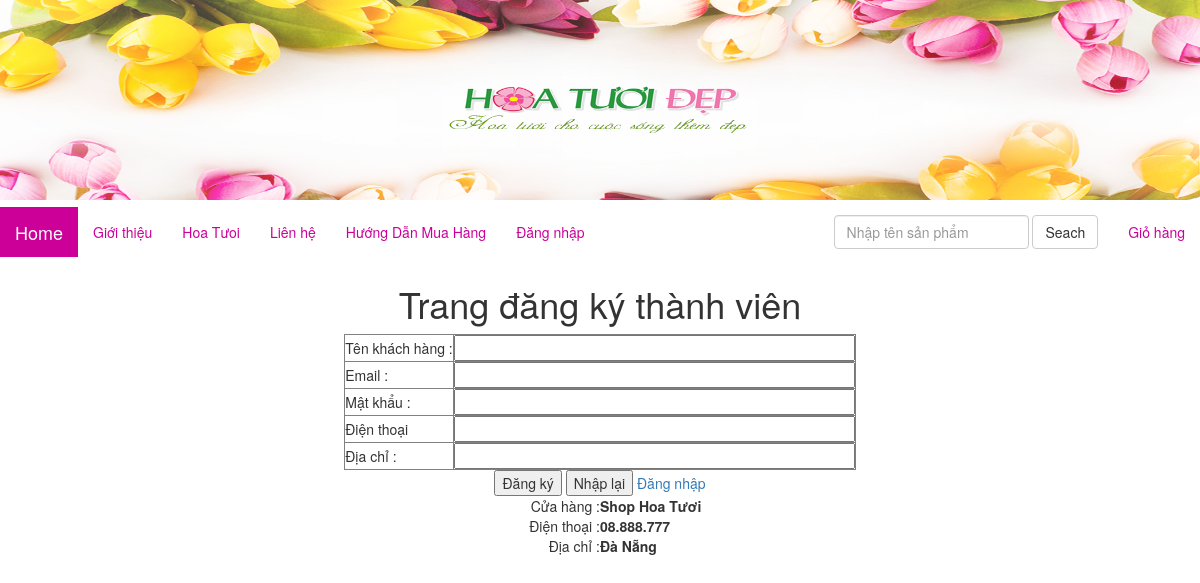
Page /dangky.php on the committed database.
### tables this page shows
CREATE TABLE `banner` (
  `id` int(11) NOT NULL,
  `hinh` varchar(256) NOT NULL,
  `rong` varchar(256) NOT NULL,
  `cao` varchar(256) NOT NULL
);

CREATE TABLE `menu_ngang` (
  `id` int(11) NOT NULL,
  `ten` varchar(256) NOT NULL,
  `noi_dung` mediumtext NOT NULL,
  `loai_menu` varchar(256) NOT NULL
);

CREATE TABLE `footer` (
  `id` int(11) NOT NULL,
  `html` mediumtext NOT NULL
);

### chuc_nang/menu_ngang/menu_ngang.php (the view, shortened to what this page needs)
<div style="margin-top:7px; margin-bottom:7px;">
<div class="navbar-header"> <a href="index.php" class="navbar-brand">Home</a> </div>
<nav class="collapse navbar-collapse" id="bs-navbar">
	<ul class="nav navbar-nav">
<?php
$tenmaychu='localhost';
$tentaikhoan='root';
$pass='';
$csdl='shopbanhangdb.sql';
$conn=mysqli_connect($tenmaychu,$tentaikhoan,$pass,$csdl) or die('Ko kết nối được');
$tv="select id,ten,loai_menu from menu_ngang order by id";
	$tv_1=mysqli_query($conn,$tv);
	while($tv_2=mysqli_fetch_array($tv_1))
	{
		if($tv_2['loai_menu']==""){$link_menu="?thamso=xuat_mot_tin&id=".$tv_2['id'];}
		if($tv_2['loai_menu']=="san_pham"){$link_menu="?thamso=xuat_san_pham_2";}
		echo "<li>";
		echo "<a href='$link_menu'>";
			echo $tv_2['ten'];
		echo "</a>";
		echo"</li>";
	}
?>
</ul>
     <ul class="nav navbar-nav navbar-right">
<form class="navbar-form navbar-left">
	<div class="form-group">
    <input type="text" name="tu_khoa" value="" class="form-control" placeholder="Nhập tên sản phẩm" >
    </div>
    <button type="submit" class="btn btn-default">Seach</button>
</form>
      <li><a href="?thamso=gio_hang">Giỏ hàng</a></li>
         </ul>
          </nav>
 </div>

### chuc_nang/banner/banner.php
<?php
$tenmaychu='localhost';
$tentaikhoan='root';
$pass='';
$csdl='shopbanhangdb.sql';
$tv="select * from banner limit 0,1";
    $conn=mysqli_connect($tenmaychu,$tentaikhoan,$pass,$csdl) or die('Ko kết nối được');
	$tv_1=mysqli_query($conn,$tv);
	$tv_2=mysqli_fetch_array($tv_1, MYSQLI_BOTH);
	$link_hinh="hinh_anh/banner/".$tv_2['hinh'];
	echo "<img src='".$link_hinh."' width='".$tv_2['rong']."' height='".$tv_2['cao']."' >";
?>

### chuc_nang/footer/footer.php
<?php
$tenmaychu='localhost';
$tentaikhoan='root';
$pass='';
$csdl='shopbanhangdb.sql';
$conn=mysqli_connect($tenmaychu,$tentaikhoan,$pass,$csdl) or die('Ko kết nối được');
	$tv="select * from footer limit 0,1";
	$tv_1=mysqli_query($conn,$tv);
	$tv_2=mysqli_fetch_array($tv_1, MYSQLI_ASSOC);
	echo $tv_2['html'];
?>

### giao_dien/giao_dien.css (style rules this page uses)
a { text-decoration: none; }
ul li a { color:#CC0099; }
.navbar-header { background:#cc0099; }
.navbar-header a { color:#fff; }

### rows in the picture
banner: hinh (picture)
menu_ngang: ten "Giới thiệu"
menu_ngang: ten "Hoa Tưoi"
menu_ngang: ten "Liên hệ"
menu_ngang: ten "Hướng Dẫn Mua Hàng"
menu_ngang: ten "Đăng nhập"
footer: html "Cửa hàng : Shop Hoa Tươi Điện thoại : 08.888.777 Địa chỉ : Đà Nẵng"
